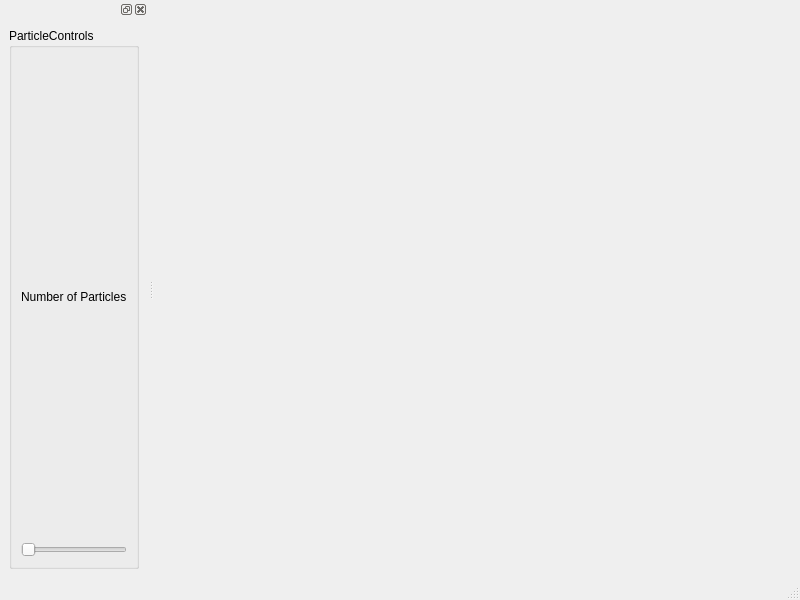
<?xml version="1.0" encoding="UTF-8"?>
<ui version="4.0">
 <class>MainWindow</class>
 <widget class="QMainWindow" name="MainWindow">
  <property name="geometry">
   <rect>
    <x>0</x>
    <y>0</y>
    <width>800</width>
    <height>600</height>
   </rect>
  </property>
  <property name="windowTitle">
   <string>MainWindow</string>
  </property>
  <widget class="QWidget" name="centralwidget">
   <layout class="QGridLayout" name="m_mainWindowGridLayout">
    <item row="0" column="1">
     <spacer name="horizontalSpacer">
      <property name="orientation">
       <enum>Qt::Horizontal</enum>
      </property>
      <property name="sizeHint" stdset="0">
       <size>
        <width>40</width>
        <height>20</height>
       </size>
      </property>
     </spacer>
    </item>
   </layout>
  </widget>
  <widget class="QMenuBar" name="menubar">
   <property name="geometry">
    <rect>
     <x>0</x>
     <y>0</y>
     <width>800</width>
     <height>25</height>
    </rect>
   </property>
  </widget>
  <widget class="QStatusBar" name="statusbar"/>
  <widget class="QDockWidget" name="dockWidget">
   <attribute name="dockWidgetArea">
    <number>1</number>
   </attribute>
   <widget class="QWidget" name="dockWidgetContents">
    <layout class="QVBoxLayout" name="verticalLayout">
     <item>
      <widget class="QGroupBox" name="groupBox">
       <property name="title">
        <string>ParticleControls</string>
       </property>
       <layout class="QVBoxLayout" name="verticalLayout_2">
        <item>
         <widget class="QLabel" name="label">
          <property name="text">
           <string>Number of Particles</string>
          </property>
         </widget>
        </item>
        <item>
         <widget class="QSlider" name="m_numParticles">
          <property name="minimum">
           <number>500</number>
          </property>
          <property name="maximum">
           <number>1000000</number>
          </property>
          <property name="singleStep">
           <number>500</number>
          </property>
          <property name="pageStep">
           <number>1000</number>
          </property>
          <property name="orientation">
           <enum>Qt::Horizontal</enum>
          </property>
         </widget>
        </item>
       </layout>
      </widget>
     </item>
    </layout>
   </widget>
  </widget>
 </widget>
 <resources/>
 <connections/>
</ui>
